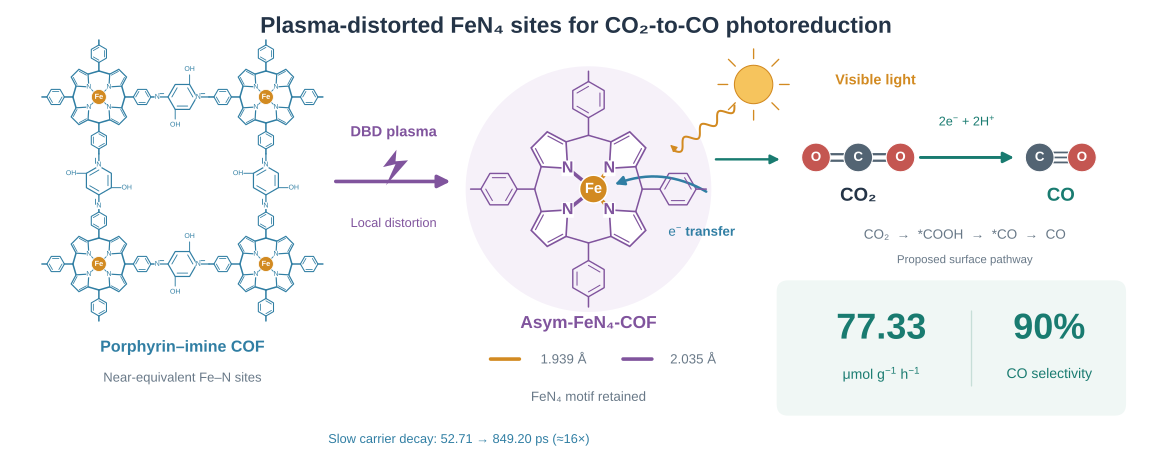

Generate this figure with Python:
#!/usr/bin/env python3
"""Vector TOC schematic for the uploaded FeN4–COF manuscript.

Run: python figures/draw_toc.py --font 'Liberation Sans'
For Arial: python figures/draw_toc.py --font Arial [--font-dir /path/to/fonts]
Only matplotlib and numpy are required. No source images are embedded.
All molecular drawings are schematic, not atomistic geometry models.
"""
from pathlib import Path
import argparse
import json
import numpy as np
import matplotlib
matplotlib.use('Agg')
import matplotlib.pyplot as plt
from matplotlib import font_manager as fm
from matplotlib.patches import Circle, Polygon, FancyArrowPatch, FancyBboxPatch

OUT = Path(__file__).resolve().parent
C = dict(ink='#243447', grey='#687887', blue='#307EA3', pale='#EFF6FA',
         purple='#80549D', lilac='#F6F1F9', orange='#D28A21', green='#197B70',
         red='#C45651', carbon='#536473')
RATE = 77.33  # μmol g−1 h−1; average over the reported 3 h run
SELECTIVITY = 90  # % CO
FE_N_SHORT, FE_N_LONG = 1.939, 2.035  # Å; EXAFS fit, not drawing scale
TA_BEFORE, TA_AFTER = 52.71, 849.20  # ps; slow fs-TA decay components


def line(ax, a, b, color=C['carbon'], lw=1.15, **kw):
    ax.plot([a[0], b[0]], [a[1], b[1]], color=color, lw=lw,
            solid_capstyle='round', **kw)


def text(ax, x, y, s, size=11, color=C['ink'], weight='normal', **kw):
    # Some Arial-compatible fonts lack Unicode superscript +/- glyphs.
    # MathText draws superscripts using the selected family, avoiding tofu.
    s = s.replace('e⁻', r'$\mathrm{e}^{-}$').replace('H⁺', r'$\mathrm{H}^{+}$')
    s = s.replace('g⁻¹', r'$\mathrm{g}^{-1}$').replace('h⁻¹', r'$\mathrm{h}^{-1}$')
    return ax.text(x, y, s, ha='center', va='center', fontsize=size,
                   color=color, fontweight=weight, **kw)


def arrow(ax, a, b, color=C['purple'], lw=2, scale=15, rad=0, **kw):
    ax.add_patch(FancyArrowPatch(a, b, arrowstyle='-|>', mutation_scale=scale,
                               lw=lw, color=color,
                               connectionstyle=f'arc3,rad={rad}', **kw))


def benzene(ax, center, radius, rotation=0, color=C['carbon'], lw=1):
    center = np.asarray(center)
    angles = rotation + np.arange(6) * np.pi / 3
    pts = center + radius * np.c_[np.cos(angles), np.sin(angles)]
    ax.add_patch(Polygon(pts, closed=True, fill=False, ec=color, lw=lw,
                         joinstyle='round'))
    for i in (0, 2, 4):
        a, b = pts[i], pts[(i + 1) % 6]
        aa, bb = center + .73 * (a - center), center + .73 * (b - center)
        line(ax, aa, bb, color, lw * .75)
    return pts


def porphyrin(ax, center, r=.35, color=C['blue'], enlarged=False):
    """Four pyrrole rings joined through meso carbons; N atoms face inward.

    Phenyl substituents emerge from the four meso positions. Alternating
    bonds are schematic, not a unique Kekulé assignment of a metalloporphyrin.
    """
    c = np.asarray(center)
    nitrogens = []
    for theta in np.pi / 4 + np.arange(4) * np.pi / 2:
        u = np.array([np.cos(theta), np.sin(theta)])
        v = np.array([-np.sin(theta), np.cos(theta)])
        local = np.array([[.52, 0], [.87, .31], [1.23, .20],
                          [1.23, -.20], [.87, -.31]])
        pts = c + r * (local[:, :1] * u + local[:, 1:] * v)
        ax.add_patch(Polygon(pts, closed=True, fc='white', ec=color,
                             lw=1.25 if enlarged else .9, zorder=3))
        for i, j in ((1, 2), (3, 4)):
            mid = pts.mean(axis=0)
            line(ax, mid + .78 * (pts[i] - mid),
                 mid + .78 * (pts[j] - mid), color,
                 .9 if enlarged else .6, zorder=4)
        nitrogens.append(pts[0])
        if enlarged:
            text(ax, *pts[0], 'N', 12, color, 'bold',
                 bbox=dict(fc='white', ec='none', pad=.2), zorder=8)
        else:
            text(ax, *pts[0], 'N', 5.2, color,
                 bbox=dict(fc='white', ec='none', pad=0), zorder=8)
    # Join neighboring pyrroles with meso carbons and phenyl arms.
    for theta in np.arange(4) * np.pi / 2:
        u = np.array([np.cos(theta), np.sin(theta)])
        v = np.array([-np.sin(theta), np.cos(theta)])
        meso = c + .95 * r * u
        line(ax, meso, c + r * (.835 * u + .395 * v), color)
        line(ax, meso, c + r * (.835 * u - .395 * v), color)
        phc = c + 1.58 * r * u
        phr = .32 * r
        line(ax, meso, phc - phr * u, color)
        benzene(ax, phc, phr, theta, color, 1.05 if enlarged else .8)
        line(ax, phc + phr * u, c + 2.08 * r * u, color)
    return np.asarray(nitrogens)


def linker(ax, a, b):
    """Simplified phenyl–N=CH–(2,5-dihydroxyphenyl)–CH=N–phenyl linker."""
    a, b = np.asarray(a), np.asarray(b)
    u = (b - a) / np.linalg.norm(b - a)
    v = np.array([-u[1], u[0]])
    mid = (a + b) / 2
    r = .15
    theta = np.arctan2(u[1], u[0])
    ring = benzene(ax, mid, r, theta, C['blue'], .9)
    for p, q in ((a, mid - r * u), (mid + r * u, b)):
        line(ax, p, q, C['blue'], .95)
        # A second short stroke conveys the imine double bond.
        p1, q1 = p + .22 * (q - p) + .035 * v, p + .65 * (q - p) + .035 * v
        line(ax, p1, q1, C['blue'], .65)
        nc = p + .12 * (q - p)
        text(ax, *nc, 'N', 5.3, C['blue'],
             bbox=dict(fc='white', ec='none', pad=.1), zorder=7)
    # Two para-related hydroxy substituents on the dialdehyde-derived ring.
    for idx, sign in ((1, 1), (4, -1)):
        p = ring[idx]
        q = p + sign * .10 * v
        line(ax, p, q, C['blue'], .7)
        text(ax, *(q + sign * .06 * v), 'OH', 5.2, C['blue'])


def cof(ax):
    centers = [(1.03, 2.05), (2.77, 2.05), (1.03, 3.79), (2.77, 3.79)]
    r = .285
    for c in centers:
        ns = porphyrin(ax, c, r)
        for n in ns:
            line(ax, c, n, C['blue'], .65, zorder=5)
        ax.add_patch(Circle(c, .078, fc=C['orange'], ec='white', lw=.6, zorder=9))
        text(ax, *c, 'Fe', 5.5, 'white', 'bold', zorder=10)
    edge = 2.08 * r
    for a, b in ((centers[0], centers[1]), (centers[2], centers[3]),
                 (centers[0], centers[2]), (centers[1], centers[3])):
        a, b = np.array(a), np.array(b)
        u = (b - a) / np.linalg.norm(b - a)
        linker(ax, a + edge * u, b - edge * u)
    text(ax, 1.90, 1.18, 'Porphyrin–imine COF', 12, C['blue'], 'bold')
    text(ax, 1.90, .86, 'Near-equivalent Fe–N sites', 9.8, C['grey'])


def molecule(ax, x, y, co2=True):
    positions = [(x - .44, y), (x, y), (x + .44, y)] if co2 else [(x, y), (x + .44, y)]
    if co2:
        for d in (-1, 1):
            for dy in (-.034, .034):
                line(ax, (x + d * .13, y + dy), (x + d * .30, y + dy), C['carbon'], 1.7)
        kinds = [('O', C['red']), ('C', C['carbon']), ('O', C['red'])]
    else:
        for dy in (-.052, 0, .052):
            line(ax, (x + .13, y + dy), (x + .30, y + dy), C['carbon'], 1.3)
        kinds = [('C', C['carbon']), ('O', C['red'])]
    for p, (label, color) in zip(positions, kinds):
        ax.add_patch(Circle(p, .15, fc=color, ec='white', lw=.8, zorder=4))
        text(ax, *p, label, 10, 'white', 'bold', zorder=5)


def build(font):
    plt.rcParams.update({'font.family': font, 'font.size': 11,
                         'svg.fonttype': 'path', 'pdf.fonttype': 42,
                         'mathtext.fontset': 'custom', 'mathtext.rm': font,
                         'mathtext.it': f'{font}:italic',
                         'mathtext.bf': f'{font}:bold',
                         'mathtext.cal': font, 'mathtext.sf': font,
                         'mathtext.tt': font,
                         'axes.unicode_minus': False})
    fig = plt.figure(figsize=(12, 4.8), facecolor='white')
    ax = fig.add_axes([0, 0, 1, 1], xlim=(0, 12), ylim=(0, 4.8))
    ax.set_aspect('equal'); ax.axis('off')
    text(ax, 6, 4.52, 'Plasma-distorted FeN₄ sites for CO₂-to-CO photoreduction',
         17, C['ink'], 'bold')
    cof(ax)
    # Plasma treatment is separate from the light-driven catalytic operation.
    arrow(ax, (3.47, 2.91), (4.72, 2.91), C['purple'], 2.7, 19)
    text(ax, 4.10, 3.42, 'DBD plasma', 11, C['purple'], 'bold')
    bolt = np.array([[4.13, 3.24], [3.99, 3.06], [4.12, 3.09],
                     [4.02, 2.87], [4.25, 3.13], [4.12, 3.12]])
    ax.add_patch(Polygon(bolt, fc=C['purple'], ec='none'))
    text(ax, 4.10, 2.47, 'Local distortion', 9.6, C['purple'])
    # Expanded site: four N donors remain; two unequal Fe–N bond sets.
    center = (6.13, 2.83)
    ax.add_patch(Circle(center, 1.28, fc=C['lilac'], ec='none', zorder=0))
    ns = porphyrin(ax, center, .59, C['purple'], enlarged=True)
    fe = np.array(center) + np.array([.052, 0])
    for n in ns:
        short = n[0] > center[0]
        line(ax, fe, n, C['orange'] if short else C['purple'], 2.7, zorder=6)
    ax.add_patch(Circle(fe, .145, fc=C['orange'], ec='white', lw=1.1, zorder=9))
    text(ax, *fe, 'Fe', 11, 'white', 'bold', zorder=10)
    text(ax, 6.13, 1.43, 'Asym-FeN₄-COF', 13, C['purple'], 'bold')
    line(ax, (5.11, 1.06), (5.41, 1.06), C['orange'], 2.7)
    text(ax, 5.87, 1.06, f'{FE_N_SHORT:.3f} Å', 10, C['grey'])
    line(ax, (6.49, 1.06), (6.79, 1.06), C['purple'], 2.7)
    text(ax, 7.22, 1.06, f'{FE_N_LONG:.3f} Å', 10, C['grey'])
    text(ax, 6.13, .66, 'FeN₄ motif retained', 10, C['grey'])
    # Visible photons absorbed by the conjugated framework, electron transfer
    # toward the catalytic site. Direction is conceptual, not a measured trajectory.
    sx, sy = 7.85, 3.92
    ax.add_patch(Circle((sx, sy), .20, fc='#F6C45D', ec=C['orange'], lw=.8))
    for ang in np.arange(8) * np.pi / 4:
        u = np.array([np.cos(ang), np.sin(ang)])
        line(ax, np.array([sx, sy]) + .27 * u,
             np.array([sx, sy]) + .37 * u, C['orange'], 1)
    text(ax, 9.12, 3.96, 'Visible light', 10.8, C['orange'], 'bold')
    t = np.linspace(0, 1, 90)
    a, b = np.array([7.65, 3.70]), np.array([7.02, 3.23])
    u = b - a; normal = np.array([-u[1], u[0]]) / np.linalg.norm(u)
    pts = a + t[:, None] * u + .05 * np.sin(7 * np.pi * t)[:, None] * normal
    ax.plot(pts[:, 0], pts[:, 1], color=C['orange'], lw=1.5)
    arrow(ax, tuple(pts[-4]), tuple(b - .10 * normal), C['orange'], 1, 10)
    arrow(ax, (7.38, 2.79), (6.38, 2.87), C['blue'], 1.9, 14, rad=.25)
    text(ax, 7.31, 2.38, 'e⁻ transfer', 10, C['blue'], 'bold')
    arrow(ax, (7.43, 3.14), (8.15, 3.14), C['green'], 1.8, 14)
    # Photocatalytic CO2-to-CO conversion and a conventional proposed pathway.
    molecule(ax, 8.94, 3.16, True)
    molecule(ax, 10.83, 3.16, False)
    arrow(ax, (9.56, 3.16), (10.59, 3.16), C['green'], 2.2, 16)
    text(ax, 10.07, 3.53, '2e⁻ + 2H⁺', 9.5, C['green'])
    text(ax, 8.94, 2.76, 'CO₂', 14, C['ink'], 'bold')
    text(ax, 11.05, 2.76, 'CO', 14, C['green'], 'bold')
    text(ax, 10.05, 2.35, 'CO₂  →  *COOH  →  *CO  →  CO', 10.1, C['grey'])
    text(ax, 10.05, 2.09, 'Proposed surface pathway', 8.6, C['grey'])
    # Results are mass-normalized production rate and CO selectivity.
    ax.add_patch(FancyBboxPatch((8.17, .55), 3.48, 1.25,
                               boxstyle='round,pad=0.08,rounding_size=0.12',
                               fc='#F0F7F5', ec='none'))
    text(ax, 9.18, 1.37, f'{RATE:.2f}', 27, C['green'], 'bold')
    text(ax, 9.18, .90, 'μmol g⁻¹ h⁻¹', 10.5, C['green'])
    line(ax, (10.12, .78), (10.12, 1.56), '#C7DED8', 1)
    text(ax, 10.93, 1.37, f'{SELECTIVITY}%', 27, C['green'], 'bold')
    text(ax, 10.93, .90, 'CO selectivity', 10.5, C['green'])
    # Slow TA component is not equated to the average TRPL lifetime.
    text(ax, 4.78, .22, f'Slow carrier decay: {TA_BEFORE:.2f} → {TA_AFTER:.2f} ps (≈16×)',
         9.6, C['blue'])
    # No raster artist is used; svg text paths preserve the chosen glyphs.
    for ext in ('png', 'svg'):
        fig.savefig(OUT / f'toc_figure.{ext}', dpi=300, facecolor='white',
                    metadata={'Title': 'Plasma-distorted FeN4 COF for CO2 reduction',
                              'Description': 'Schematic based on the uploaded manuscript; surface pathway proposed.'}
                    if ext == 'svg' else None)
    plt.close(fig)
    return {'font': font, 'png_pixels': [3600, 1440], 'dpi': 300,
            'co_rate_umol_g_h': RATE, 'co_selectivity_percent': SELECTIVITY,
            'fe_n_distances_A': [FE_N_SHORT, FE_N_LONG],
            'slow_TA_decay_ps': [TA_BEFORE, TA_AFTER],
            'svg_text': 'glyph paths', 'surface_pathway': 'proposed schematic'}


def main():
    parser = argparse.ArgumentParser(description=__doc__)
    parser.add_argument('--font', default='Arial', help='Exact installed family; no silent substitution')
    parser.add_argument('--font-dir', type=Path, help='Directory containing legally obtained TTF/OTF fonts')
    args = parser.parse_args()
    if args.font_dir:
        for p in args.font_dir.rglob('*'):
            if p.suffix.lower() in ('.ttf', '.otf'):
                fm.fontManager.addfont(str(p))
    try:
        font_file = fm.findfont(fm.FontProperties(family=args.font), fallback_to_default=False)
    except ValueError:
        parser.error(f'{args.font} is unavailable. Supply --font-dir or explicitly select --font "Liberation Sans".')
    report = build(args.font)
    report['font_file'] = font_file
    (OUT / 'TOC_metadata.json').write_text(json.dumps(report, indent=2), encoding='utf-8')
    print(json.dumps(report, indent=2))


if __name__ == '__main__':
    main()
